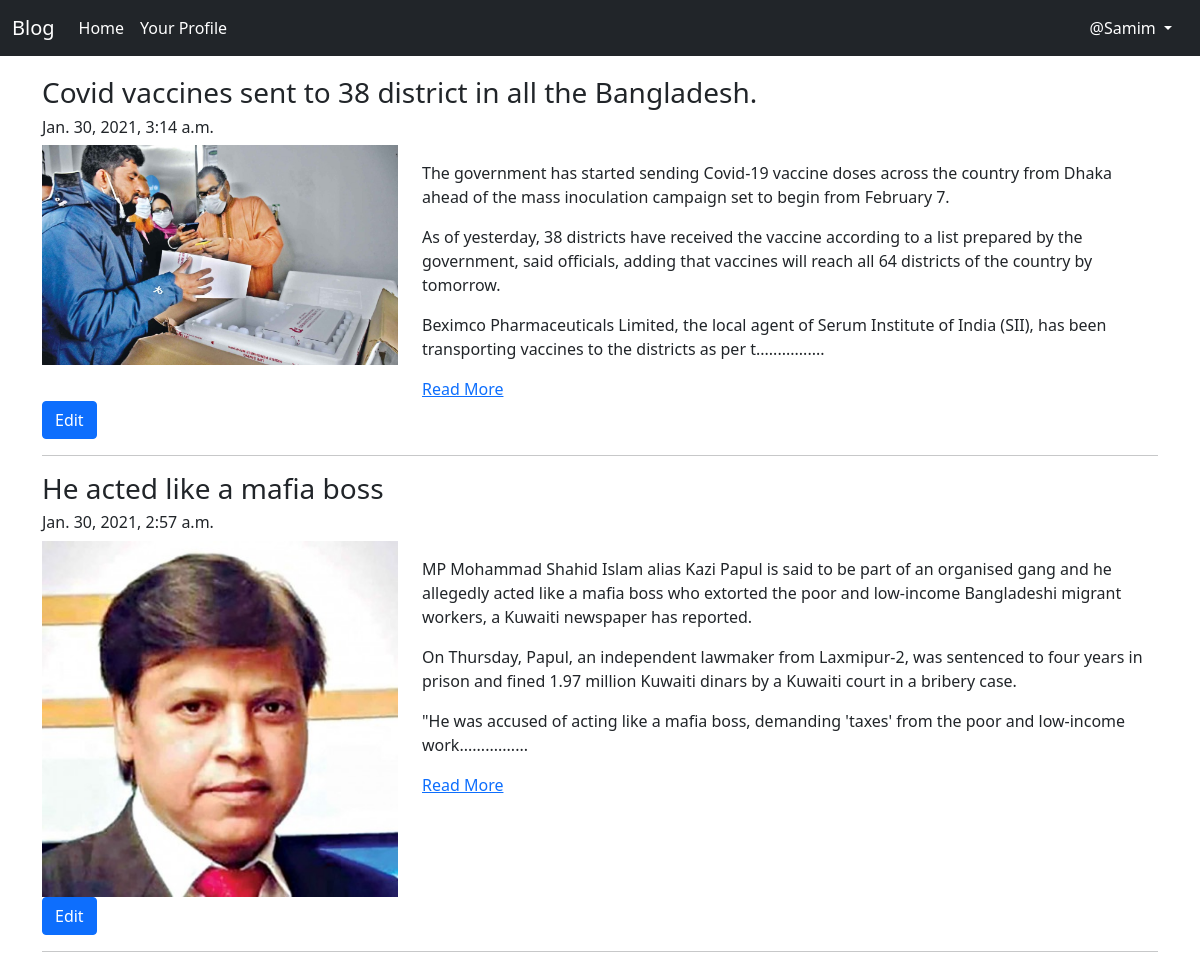
The app's page /blog/my-blogs (signed in) with its own data.
### App_Blog/models.py (models this page shows, shortened)
class Blog(models.Model):
    author = models.ForeignKey(User, on_delete=models.CASCADE, related_name='post_author')
    blog_title = models.CharField(max_length=200, verbose_name="put a title")
    slug = models.SlugField(max_length=265, unique=True)
    blog_content = models.TextField(verbose_name="what in your mind")
    blog_image = models.ImageField(upload_to='blog_images', verbose_name="Image")
    publish_date = models.DateTimeField(auto_now_add=True)
    update_date = models.DateTimeField(auto_now=True)
    class Meta:
        ordering = ('-publish_date',)

### App_Blog/views.py (the view)
# urls.py: path('my-blogs', views.MyBlog.as_view(), name='my_blogs'),
class MyBlog(LoginRequiredMixin, TemplateView):
    template_name = 'App_Blog/my_blogs.html'

### App_Blog/templatetags/custom_filters.py (called while the page is built)
def range_filter(value):
    return value[0:500] + "................"

### templates/App_Blog/my_blogs.html (shortened to what this page needs)
{% extends 'base.html' %}
{% load custom_filters %}
{% load static %}
{% load crispy_forms_tags %}
{% block content %}
    {% for blog in user.post_author.all %}
        <h3>{{blog.blog_title}}</h3>
        <h6>{{blog.publish_date}}</h6>
        <div class="row">
            <div class="col-sm-4">
                <img src="/media/{{blog.blog_image}}" width="100%">
            </div>
            <div class="col-sm-8">
                <p>{{blog.blog_content|range_filter|linebreaks}}</p>
                <a href="{% url 'App_Blog:blog_details' slug=blog.slug %}">Read More</a>
            </div>
        </div>
        <a href="{% url 'App_Blog:edit_blog' pk=blog.pk %}" class="btn btn-primary">Edit</a>
        <hr>
    {% endfor %}
{% endblock %}

### templates/base.html (shortened to what this page needs)
<!doctype html>
{% load static %}
<html lang="en">
  <head>
    <link href="https://cdn.jsdelivr.net/npm/bootstrap@5.0.0-beta1/dist/css/bootstrap.min.css" rel="stylesheet">
    <link rel="stylesheet" href="{% static 'CSS/style.css' %}" type="text/css">
    <link rel="stylesheet" href="https://cdnjs.cloudflare.com/ajax/libs/font-awesome/4.7.0/css/font-awesome.min.css">
  </head>
  <body>
    <nav class="navbar navbar-expand-lg navbar-dark bg-dark">
        <div class="container-fluid">
          <a class="navbar-brand" href="#">Blog</a>
          <div class="collapse navbar-collapse" id="navbarSupportedContent">
            <ul class="navbar-nav me-auto mb-2 mb-lg-0">
              <li class="nav-item">
                <a class="nav-link active" href="{% url 'index' %}" aria-current="page" href="#">Home</a>
              </li>
              {% if user.is_authenticated %}
              <li class="nav-item">
                <a class="nav-link active" href="{% url 'App_login:profile' %}">Your Profile</a>
              </li>
              {% endif %}
            </ul>
            {% if user.is_authenticated %}
            <div class="nav-item dropdown">
                <a class="nav-link dropdown-toggle" href="#" id="navbardrop" data-toggle="dropdown">
                    @{{user.username}}
                </a>
            </div>
            {% endif %}
          </div>
        </div>
    </nav>
    <div class="container" style="padding-top: 20px;">
      {% block content %}
      {% endblock content %}
    </div>
  </body>
</html>

### static/CSS/style.css (style rules this page uses)
#navbardrop { color: #fff; }

### records on screen
Blog: blog_title "Covid vaccines sent to 38 district in all the Bangladesh.", publish_date "Jan. 30, 2021, 3:14 a.m.", blog_image (picture), blog_content|range_filter "The government has started sending Covid-19 vaccine doses across the country from Dhaka ahead of the mass inoculation campaign set to begin from February 7. As of yesterday, 38 districts have received the vaccine according to a list prepared by the government, said officials, adding that vaccines will reach all 64 districts of the country by tomorrow. Beximco Pharmaceuticals Limited, the local agent of Serum Institute of India (SII), has been transporting vaccines to the districts as per t................"
Blog: blog_title "He acted like a mafia boss", publish_date "Jan. 30, 2021, 2:57 a.m.", blog_image (picture), blog_content|range_filter "MP Mohammad Shahid Islam alias Kazi Papul is said to be part of an organised gang and he allegedly acted like a mafia boss who extorted the poor and low-income Bangladeshi migrant workers, a Kuwaiti newspaper has reported. On Thursday, Papul, an independent lawmaker from Laxmipur-2, was sentenced to four years in prison and fined 1.97 million Kuwaiti dinars by a Kuwaiti court in a bribery case. \"He was accused of acting like a mafia boss, demanding 'taxes' from the poor and low-income work................"

### other values on screen
{{ user.username }} "Samim"
